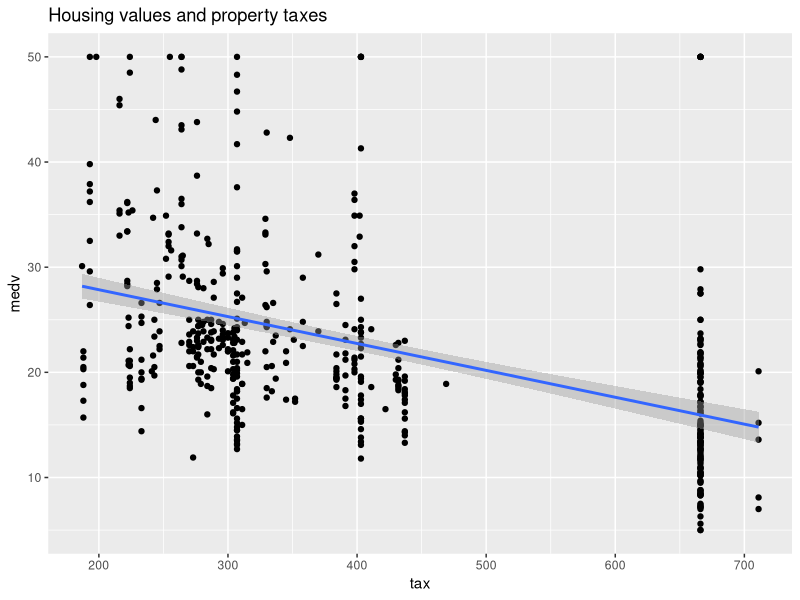
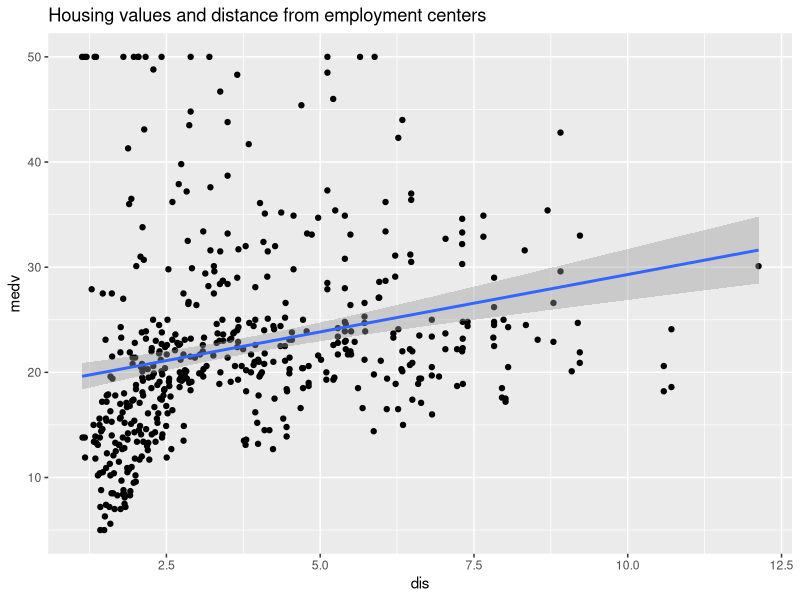
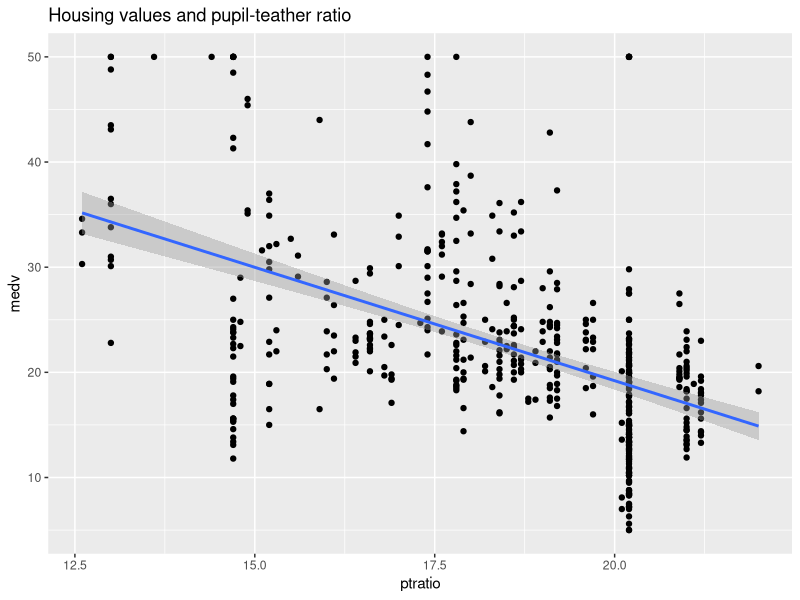
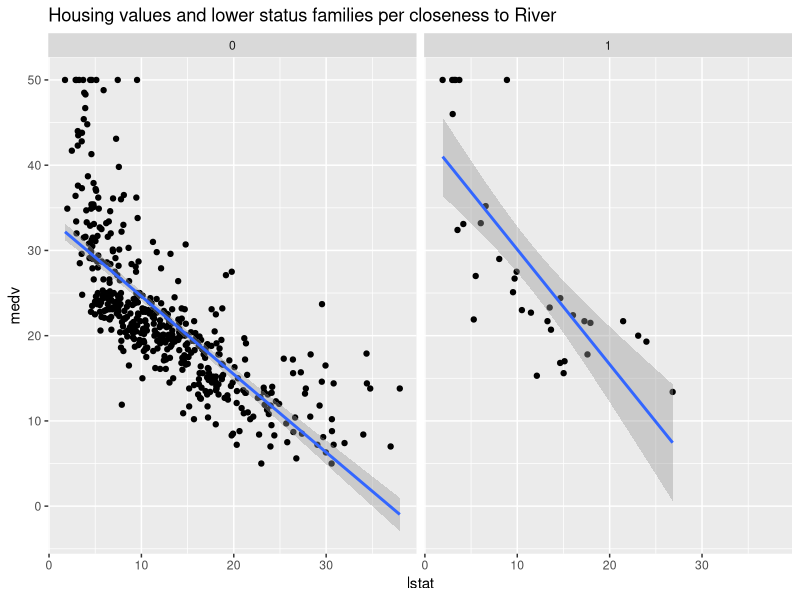
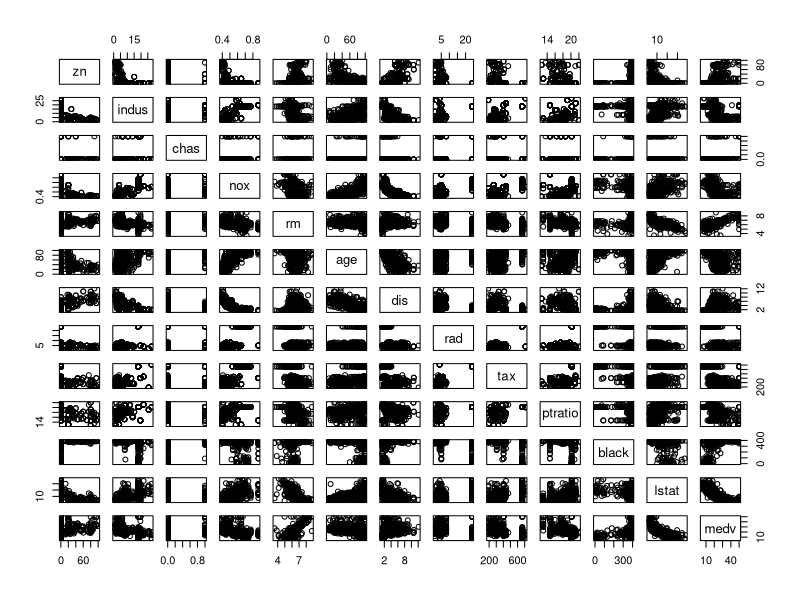
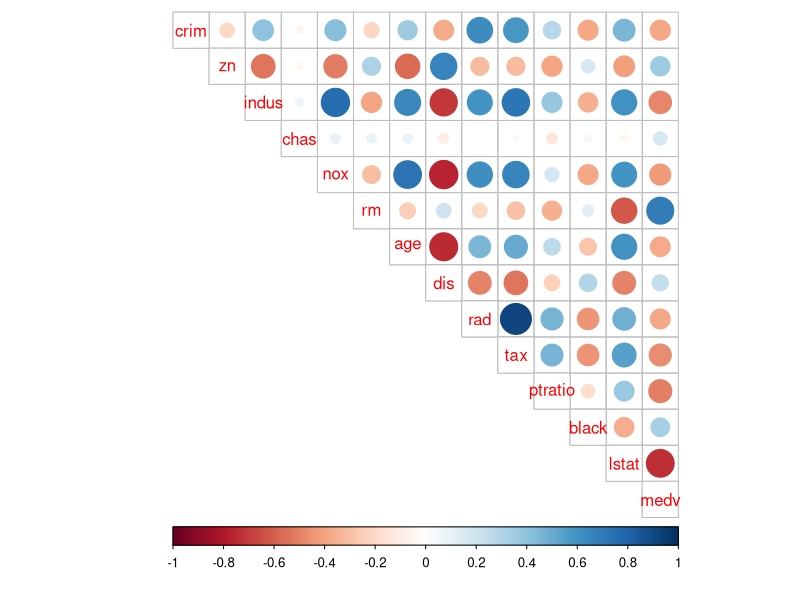
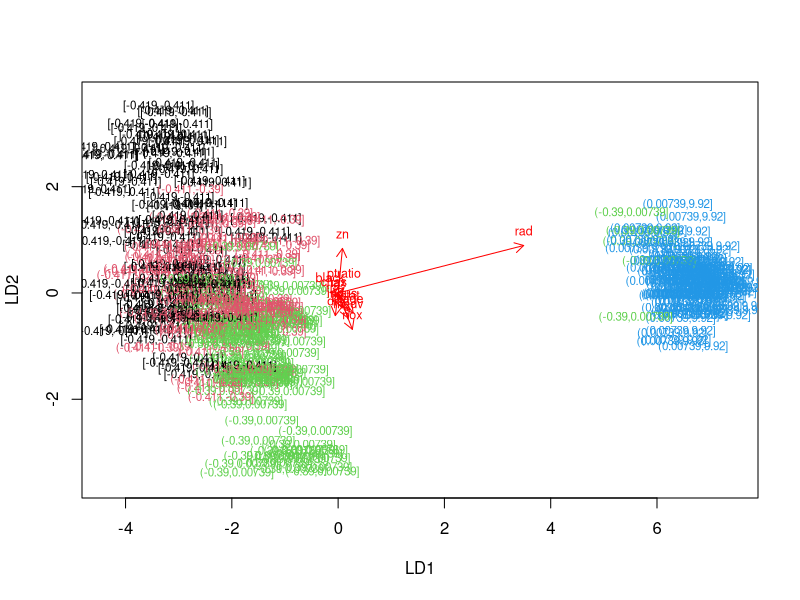
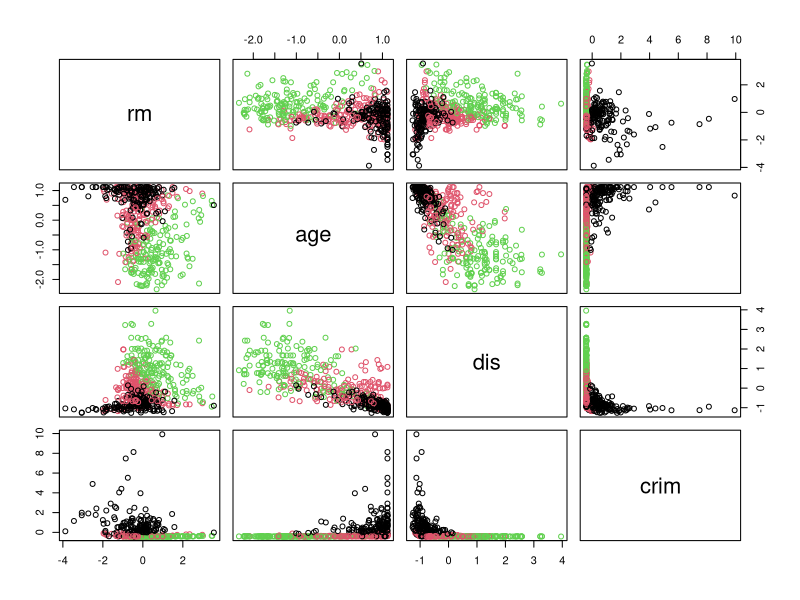

These figures' R source, in order:
## ---- chunk 1

# access the MASS package and other packages
library(MASS)

library(tidyr); library(dplyr); library(ggplot2)
library(readr)

# load the data
data("Boston")

# explore the dataset
str(Boston)
dim(Boston)
colnames(Boston)

# The Boston data includes different variables to analyze housing Values in the suburbs of Boston. These variables include crime rates, average number of rooms, distance form Boston employment centers, and accessibility to highways.The data set contains 506 observations from 14 variables. Most of the variables are numeric, but there are also some integers.


## ---- chunk 2

library(ggplot2)
library(tidyverse)
library(readr)
library(dplyr)
library(GGally)

# Plottings graphs of variables
ggplot(Boston, aes(x = tax, y = medv)) + geom_point() + geom_smooth(method = "lm") + ggtitle("Housing values and property taxes")

ggplot(Boston, aes(x = dis, y = medv)) + geom_point() + geom_smooth(method = "lm") + ggtitle("Housing values and distance from employment centers")

ggplot(Boston, aes(x = ptratio, y = medv)) + geom_point() + geom_smooth(method = "lm") + ggtitle("Housing values and pupil-teather ratio")

ggplot(Boston, aes(x = lstat, y = medv)) + geom_point() + geom_smooth(method = "lm") + facet_wrap("chas") + ggtitle("Housing values and lower status families per closeness to River")

# The graphs showcase some examples of the relationships between housing values and the other variables. For example, there seems to be a positive relation between housing values and distance to employment centers and a negative relation between housing values and pupil-teacher ratio. Both relations seem fairly intuitive.


# Plotting a matrix with ggpairs()
pairs(Boston[-1])
p <- ggpairs(Boston, mapping = aes(), lower = list(combo = wrap("facethist", bins = 10)))

library(corrplot)
cor_matrix <- cor(Boston) 
cor_matrix
corrplot(cor_matrix, method="circle", type = "upper", cl.pos = "b", tl.pos = "d")

# The correlation plot shows a visual representation of correlations between the variables, with bigger bubble and a darker indicating high correlation in absolute terms. Also, the correlation matrix shows correlations of the different variables.

# Showing summary of the variables
summary(Boston)

# Summary statistics show for each variables min and max values,mean and median values as well as the 1st and 3rd quantiles. One can observe that the variables have quite different scales and characteristics.

## ---- chunk 3

# Scaling the Boston dataset
boston_scaled <- scale(Boston)

# Summaries of the scaled variables
summary(boston_scaled)

# Changing the object to data frame
boston_scaled <- as.data.frame(boston_scaled)

#Standardization centers each variable around mean = 0 and scales the variables by their standard deviation. This makes them more easily comparable. 


#Creating a categorical variable of the crime rate in the Boston dataset 

boston_scaled$crim <- as.numeric(boston_scaled$crim)

# looking at a summary of the scaled crime rate
summary(boston_scaled$crim)

# Creating a quantile vector of crim and printing it
bins <- quantile(boston_scaled$crim)
bins

# Creating a categorical variable 'crime' by using the quantiles as the break points in the categorical variable 
crime <- cut(boston_scaled$crim, breaks = bins, include.lowest = TRUE, levels = c("low", "med_low", "med_high", "high"))

# Looking at the table of the new factor crime
table(crime)

# Removing original crim from the dataset
boston_scaled <- dplyr::select(boston_scaled, -crim)

# Adding the new categorical value to scaled data
boston_scaled <- data.frame(boston_scaled, crime)


# Dividing the data set to train and test sets

# Looking at the number of rows in the scaled Boston dataset 
n <- nrow(boston_scaled)

# Choosing randomly 80% of the rows
ind <- sample(n,  size = n * 0.8)

# Creating the train set that includes the randomly chosen 80 percent of rows
train <- boston_scaled[ind,]

# Creating the test set that includes the rest of the rows
test <- boston_scaled[-ind,]

# Saving the correct classes from test data
correct_classes <- test$crime

# Removing the crime variable from test data
test <- dplyr::select(test, -crime)



## ---- chunk 4

# Fitting the linear discriminant analysis. The categorical crime rate is the target variable and all the other variables are the predictor variables
lda.fit <- lda(crime ~ ., data = train)

# Printing the lda.fit object
lda.fit

# Creating a lda biplot arrows
lda.arrows <- function(x, myscale = 1, arrow_heads = 0.1, color = "red", tex = 0.75, choices = c(1,2)){
  heads <- coef(x)
  graphics::arrows(x0 = 0, y0 = 0, 
         x1 = myscale * heads[,choices[1]], 
         y1 = myscale * heads[,choices[2]], col=color, length = arrow_heads)
  text(myscale * heads[,choices], labels = row.names(heads), 
       cex = tex, col=color, pos=3)
}

# Target classes as numeric
classes <- as.numeric(train$crime)

# Plotting the lda results 
plot(lda.fit, dimen = 2, col = classes, pch = classes)
lda.arrows(lda.fit, myscale = 1)

# Predicting classes with test data
lda.pred <- predict(lda.fit, newdata = test)

# Cross-tabulating the results
table(correct = correct_classes, predicted = lda.pred$class)

# The result shows that 74 of 102, meaning about 71 %, are predicted at the correct class (indicated by the range of the quantile)

## ---- chunk 5

# Reloading and scaling the Boston data set
library(MASS)
data("Boston")
boston_scaled <- as.data.frame(scale(Boston))
boston_scaled$crim <- as.numeric(boston_scaled$crim)

# Calculating the distances between the observations using the Euclidean method
dist_eu <- dist(boston_scaled, method = "euclidean")

# Looking at the summary of the distances
summary(dist_eu)


library(ggplot2)
set.seed(123)
library(tidyverse) 
library(cluster) 

# Running k-means algorithm and investigate the optimal number of clusters

# Looking first at k-means clustering with 3 centers
km <- kmeans(boston_scaled, centers = 3)

# Plotting the Boston dataset with clusters for selected variables
pairs(boston_scaled[c("rm", "age", "dis", "crim")], col = km$cluster)


# Now, trying to find the optimal number of clusters

# determine the number of clusters
k_max <- 10

# calculate the total within sum of squares
twcss <- sapply(1:k_max, function(k){kmeans(boston_scaled, k)$tot.withinss})


# visualize the results
qplot(x = 1:k_max, y = twcss, geom = 'line')

# The optimal number of clusters is when the value of total WCSS changes radically. The graphs shows that this happens with two clusters.  

# k-means clustering with the optimal number of clusters
km <- kmeans(boston_scaled, centers = 2)

# Plotting the Boston dataset with clusters (looking at only selected variables for easier visualization)
pairs(boston_scaled[c("rm", "age", "dis", "crim")], col = km$cluster)

# The plots in red and black the separation of the data points to two different clusters. For some selected variables chosen, it shows that quite clear clustering around certain values. 

## ---- chunk 6
# End of Chapter 4
date()


